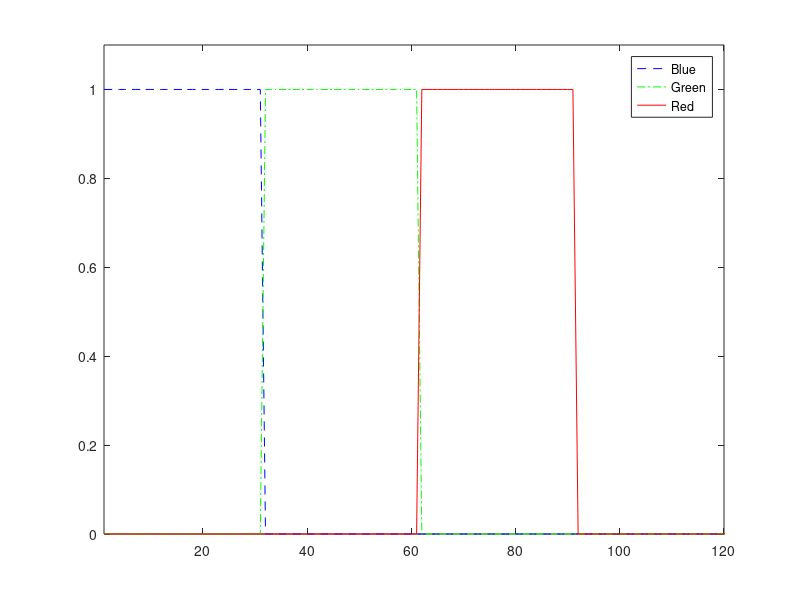
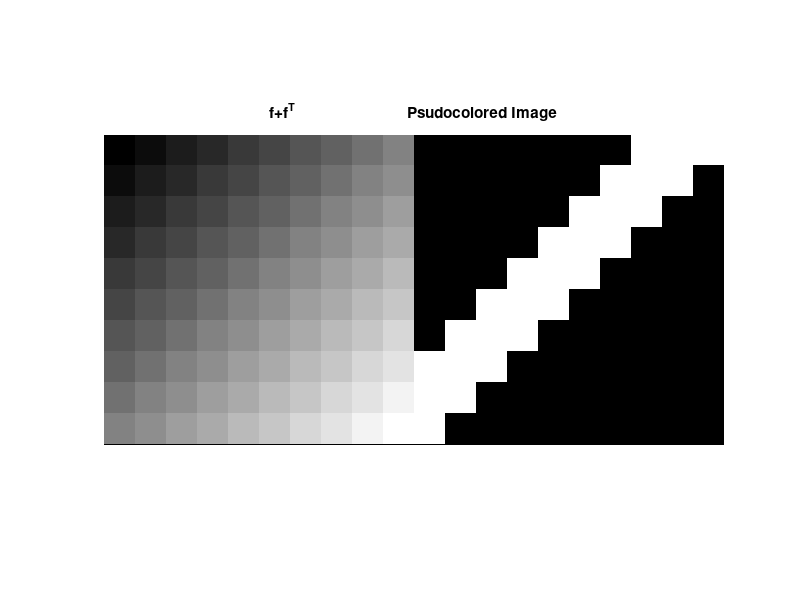

Recreate these plots in MATLAB, in order.
%% Clear Enviroment
clc
close all
clear all

%% Image : f
M = 200;
N = 200;
f = zeros(M,N);
A = 10;

for m = 21:20:M
    f(m:m+19,:) = f(m-20:m-1,:) + A; 
end

%% Image : fprime
fprime = f + f';
[M,N] = size(fprime);

%% Pseudocolor functions
aux_B = zeros(256,1);  aux_B(1:31) = 255;
aux_G = zeros(256,1); aux_G(32:61) = 255;
aux_R = zeros(256,1); aux_R(62:91) = 255;

%% PseudoColor
R = zeros(M,N);
G = zeros(M,N);
B = zeros(M,N);
for i = 1:M
	for j = 1:N
		r = fprime(i,j);
        R(i,j) = aux_R(r+1);
        G(i,j) = aux_G(r+1);
        B(i,j) = aux_B(r+1);
	end
end
%% Concatenate all RGB Matric
I = cat(3,R,G,B);

%% Plot the Result
figure; 
plot(aux_B/255,'b--'); axis tight; hold on; 
plot(aux_G/255,'g-.'); axis tight; hold on;
plot(aux_R/255,'r'); axis tight; legend('Blue','Green','Red');
xlim([1 120]); ylim([0 1.1]);

figure; imshowpair(fprime,I,'montage'); 
title('f+f^T                            Psudocolored Image');

